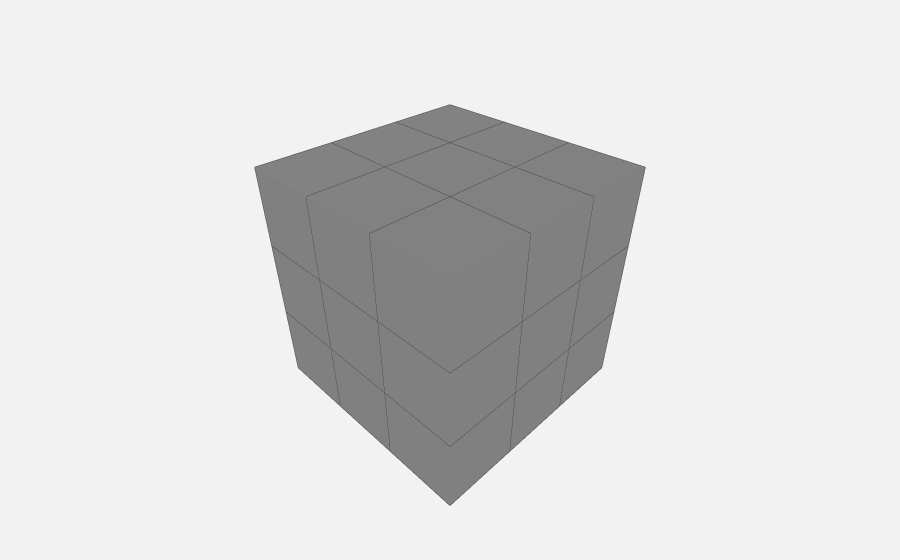

Here is the notebook cell this chart was saved with:
### Code cell
plot(mesh)

### Figure 1 — Plotly figure (JSON) as saved in the notebook; plotly's stock layout.template omitted (floating-point values rounded to 4 significant figures; data arrays with more than 128 entries replaced by an {"elided": "..."} marker saying what was removed)
{"data": [{"color": "gray", "flatshading": true, "i": {"elided": "378 int values"}, "j": {"elided": "378 int values"}, "k": {"elided": "378 int values"}, "lighting": {"ambient": 1}, "opacity": 1, "type": "mesh3d", "uid": "dfbb1daf-f359-4aa2-bfba-a8934872183a", "x": [0, 0.3333, 0.6667, 1, 0, 0.3333, 0.6667, 1, 0, 0.3333, 0.6667, 1, 0, 0.3333, 0.6667, 1, 0, 0.3333, 0.6667, 1, 0, 0.3333, 0.6667, 1, 0, 0.3333, 0.6667, 1, 0, 0.3333, 0.6667, 1, 0, 0.3333, 0.6667, 1, 0, 0.3333, 0.6667, 1, 0, 0.3333, 0.6667, 1, 0, 0.3333, 0.6667, 1, 0, 0.3333, 0.6667, 1, 0, 0.3333, 0.6667, 1, 0, 0.3333, 0.6667, 1, 0, 0.3333, 0.6667, 1], "y": [0, 0, 0, 0, 0.3333, 0.3333, 0.3333, 0.3333, 0.6667, 0.6667, 0.6667, 0.6667, 1, 1, 1, 1, 0, 0, 0, 0, 0.3333, 0.3333, 0.3333, 0.3333, 0.6667, 0.6667, 0.6667, 0.6667, 1, 1, 1, 1, 0, 0, 0, 0, 0.3333, 0.3333, 0.3333, 0.3333, 0.6667, 0.6667, 0.6667, 0.6667, 1, 1, 1, 1, 0, 0, 0, 0, 0.3333, 0.3333, 0.3333, 0.3333, 0.6667, 0.6667, 0.6667, 0.6667, 1, 1, 1, 1], "z": [0, 0, 0, 0, 0, 0, 0, 0, 0, 0, 0, 0, 0, 0, 0, 0, 0.3333, 0.3333, 0.3333, 0.3333, 0.3333, 0.3333, 0.3333, 0.3333, 0.3333, 0.3333, 0.3333, 0.3333, 0.3333, 0.3333, 0.3333, 0.3333, 0.6667, 0.6667, 0.6667, 0.6667, 0.6667, 0.6667, 0.6667, 0.6667, 0.6667, 0.6667, 0.6667, 0.6667, 0.6667, 0.6667, 0.6667, 0.6667, 1, 1, 1, 1, 1, 1, 1, 1, 1, 1, 1, 1, 1, 1, 1, 1]}, {"hoverinfo": "none", "line": {"color": "rgb(70,70,70)", "width": 2}, "mode": "lines", "name": "", "type": "scatter3d", "uid": "c54d951f-fcf0-4947-b76f-9f0197480ac0", "x": {"elided": "810 float values"}, "y": {"elided": "810 float values"}, "z": {"elided": "810 float values"}}], "layout": {"hovermode": "closest", "margin": {"b": 50, "l": 80, "r": 80, "t": 50}, "paper_bgcolor": "rgb(242, 242, 242)", "scene": {"aspectmode": "data", "xaxis": {"visible": false}, "yaxis": {"visible": false}, "zaxis": {"visible": false}}}}
